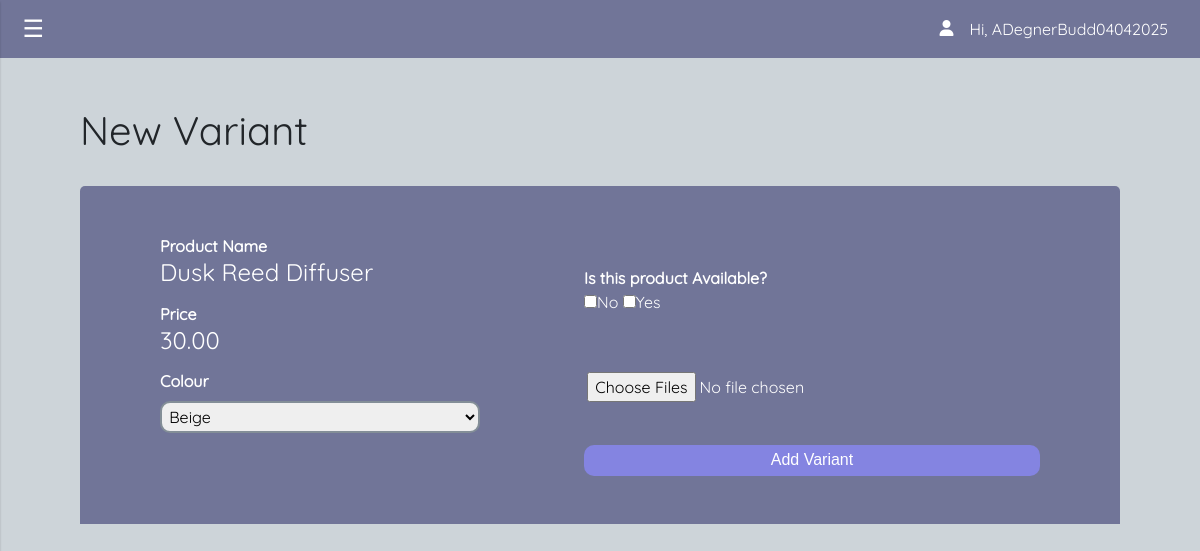
Page /addVariant.php?productID=60 (signed in) on the committed database.
### tables this page shows
CREATE TABLE `adminpanel` (
  `adminID` int NOT NULL,
  `userName` varchar(25) NOT NULL,
  `userPassword` varchar(25) NOT NULL
);

CREATE TABLE `products` (
  `Bestseller` tinyint(1) NOT NULL DEFAULT '0',
  `BrandID` int NOT NULL,
  `CategoryID` int NOT NULL,
  `DefaultDisplay` tinyint(1) NOT NULL DEFAULT '0',
  `Description` varchar(500) NOT NULL,
  `Price` decimal(5,2) NOT NULL,
  `ProductID` int NOT NULL,
  `ProductName` varchar(100) DEFAULT NULL
);

### addVariant.php (the view, shortened to what this page needs)
<?php
include 'connection.php';
$productID = $_GET['productID'];
$userID = $_SESSION['ID'];
$getusername = "SELECT userName FROM adminpanel WHERE adminID = $userID";
$runusername = mysqli_query($connection, $getusername);
$username = mysqli_fetch_array($runusername);
?>
<!DOCTYPE html>
<html lang="en">
<head>
    <link href="https://cdn.jsdelivr.net/npm/bootstrap@5.3.1/dist/css/bootstrap.min.css" rel="stylesheet">
    <link href="css/admin.css" rel="stylesheet">
</head>
 <?php
 $getItem = "SELECT p.ProductID, p.ProductName, p.Price, p.Bestseller FROM products as p WHERE p.ProductID = $productID";
 $runGetItem = mysqli_query($connection, $getItem);
 $Item = mysqli_fetch_array($runGetItem);
 ?>
<body>
<div class="navbar">
        <button class="hamburger" id="hamburger">
            &#9776;
        </button>
        <div class="user flex">
            <i class="fa-solid fa-user user-icon" style="color: #ffffff;"></i>
            <?php echo "<p class='user-display'>Hi,  {$username['userName']}</p>"; ?>
        </div>
    </div>
    <main class="edit-cont">
        <h1>New Variant</h1>
        <div>
            <form method="POST" enctype='multipart/form-data' class="edit-background edit-cont">
                <div class="edit-section1">
                    <div class="edit-prod-flex">
                        <label for="ProductName">Product Name</label>
                        <?php
                        echo "<h4>{$Item['ProductName']}</h4>";
                        ?>
                    </div>
                    <div class="edit-prod-flex">
                        <label for="Price">Price</label>
                        <?php
                        echo "<h4>{$Item['Price']}</h4>";
                        ?>
                    </div>
                    <div class="edit-prod-flex">
                        <label for="Colour">Colour</label>
                        <select name="Colour" id="Colour" required>
                            <?php
                            $availableColors = [
                                'Beige',
                                'Black',
                                'Blue',
                                'Brown',
                                'Crimson',
                                'Dark Blue',
                                'Dark Green',
                                'Forest Green',
                                'Gold',
                                'Gray',
                                'Green',
                                'Hot Pink',
                                'Ivory',
                                'Lavender',
                                'Light Blue',
                                'Light Pink',
                                'Lime Green',
                                'Navy',
                                'Orange',
                                'Pink',
                                'Plum',
                                'Purple',
                                'Red',
                                'Salmon',
                                'Silver',
                                'Tan',
                                'Taupe',
                                'Teal',
                                'White',
                                'Yellow'
                            ];
                            foreach ($availableColors as $color) {
                                $selected = ($color === $displayItem['Colour']) ? 'selected' : '';
                                echo "<option value='$color' $selected>$color</option>";
                            }
                            ?>
                        </select>
                    </div>
            </div>
            <div class='edit-section2'>
              <div class='edit-prod-flex first-check'>
                <label for='Availability'>Is this product Available?</label>
                <div class='checks'>
                    <input type='checkbox' id='Available0' name='Availability' value='0'";
                    echo "<label for='Availale0'>No</label>
                    <input type='checkbox' id='Available1' name='Availability' value='1'";
                    echo "<label for='Available1'>Yes</label>
                </div>
            </div>
                    <br>
                    <input type='file' required multiple accept='.jpg, .jpeg, .png' name='files[]' id='imageUpload'
                    class="new-prod-img">
                    <input type='submit' name='submitVariant' value="Add Variant" class="button new-prod-btn">
                </div>
            </form>
        </div>
    </main>
</body>
</html>

### css/admin.css (style rules this page uses)
* { box-sizing: border-box; margin: 0; padding: 0; font-family: 'quicksand'; }
body { background-color: var(--light-blue); height: 100vh; overflow-x: hidden; }
main { padding: 1rem; }
button, .button { border: none; background-color: var(--button); padding: 0.2rem 0.4rem 0.2rem 0.4rem; color: white; font-family: sans-serif; border-radius: 5px; }
:root { --light-blue: #CDD4D9; --medium-blue: #A7BAC8; --dark-blue: #838E97; --darkest-blue: #5c616c; --shadow: 0 2px 2px 0 rgba(0, 0, 0, 0.2); --button: rgb(132, 132, 225); --background: rgba(91, 95, 137, 0.804); --buttonActive: rgb(111, 111, 165); }
.flex { display: flex; }
select { margin-top: 0.5rem; }
.edit-background { background-color: var(--background); padding: 2rem; margin-top: 2rem; color: white; }
.edit-prod-flex { display: flex; flex-direction: column; margin-bottom: 0.4rem; }
.edit-cont { padding: 1.5rem; margin-bottom: 2rem; border-radius: 5px; }
.edit-cont input, .edit-cont textarea, .edit-cont select { padding: 0.2rem; border-radius: 10px; border: 2px solid var(--dark-blue); outline: none; }
.checks { margin-bottom: 0.7rem; }
.first-check { margin-top: 2rem; }
.button { padding-right: 0.6rem !important; padding-left: 0.6rem !important; font-size: 1.2rem; }
#imageUpload { margin-right: 2rem; margin-left: 1rem; }
.new-prod-img { margin-left: 0rem !important; margin-bottom: 1rem; border: none !important; }
.edit-cont label { font-weight: bold; }
.new-prod-btn { width: 100%; border: none !important; }
.fa-lock, .fa-user { position: absolute; right: 10px; top: 9px; font-size: 0.9rem; }
.navbar { background-color: var(--background); position: relative; display: flex; justify-content: space-between; align-items: center; }
.user-display { all: unset; }
.user { justify-content: flex-start; align-items: start; color: white; margin-right: 2rem; }
.user-icon { all: unset; margin: 0.2rem 1rem 0rem 0rem; }
.hamburger { background: none; color: white; border: none; font-size: 1.5rem; cursor: pointer; margin-left: 1rem; }
@media screen and (min-width: 992px) { .edit-prod-flex { width: 20rem; } }
@media screen and (min-width: 992px) { .edit-cont { padding: 3rem 5rem 3rem 5rem; margin-bottom: 2rem; border-radius: 5px 5px 0px 0px; } }
@media screen and (min-width: 992px) { .edit-cont label { font-weight: bold; } }
@media screen and (min-width: 992px) { .edit-background { display: flex; justify-content: space-evenly; } }
@media screen and (min-width: 992px) { .checks { margin-bottom: 1.5rem; } }
@media screen and (min-width: 992px) { .button { font-size: 1rem; } }
@media screen and (min-width: 992px) { .edit-section2 { margin-left: 6.5rem; } }
@media screen and (min-width: 992px) { .new-prod-btn { margin-top: 1.5rem; } }

### rows in the picture
adminpanel: userName "ADegnerBudd04042025"
products: ProductName "Dusk Reed Diffuser", Price "30.00"

### other values in the picture
form field Colour "Beige"
